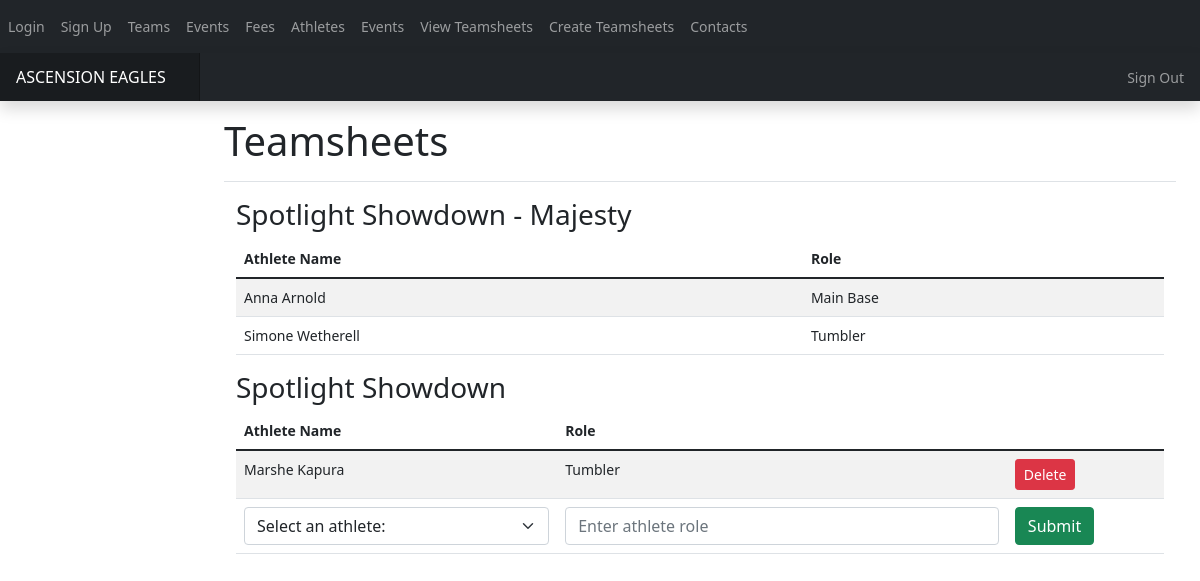
The page /teamsheet (signed in) on the database as committed earlier.
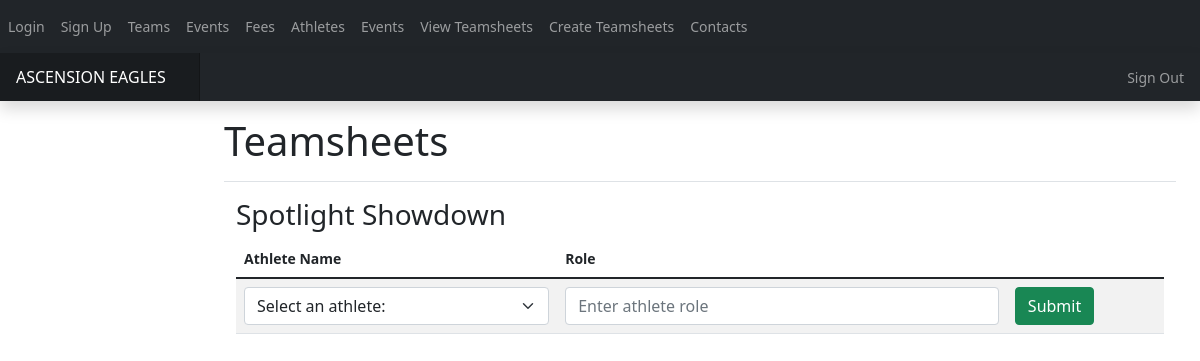
The same page on the database as committed later.
### app.py (models this page shows, shortened)
class Events(db.Model): #1. an event is made
    __tablename__ = "events"
    events_id= db.Column(db.Integer, primary_key=True)
    event_name= db.Column(db.Text, nullable =False)
    event_start_date= db.Column(db.DateTime, nullable = False)
    event_end_date = db.Column(db.DateTime, nullable=False)

class Team_Details(db.Model):
    __tablename__ = 'team__details'
    team_id = db.Column(db.Integer, primary_key= True)
    coach_id = db.Column(db.Integer)
    team_name= db.Column(db.String(20), nullable= False)
    max_age = db.Column(db.Integer, nullable=True)

class User(db.Model, UserMixin):
    __tablename__="User"
    id = db.Column(db.Integer, primary_key = True)
    firstName = db.Column(db.String(50),nullable = False)
    surname = db.Column(db.String(50), nullable = False)
    dob = db.Column(db.DateTime, nullable = False)
    start_date = db.Column(db.DateTime, nullable = True, default=date.today())
    email = db.Column(db.String(70), nullable = False)
    password = db.Column(db.String(255), nullable = False)
    usertype = db.Column(db.Integer, default = -1)
    verified = db.Column(db.Integer, default = 0)

class Team_Sheet(db.Model): #Will add each athlete to the teamsheet from team members
    __tablename__ = "team__sheet"
    team_sheet_id= db.Column(db.Integer, primary_key=True)
    athlete_id= db.Column(db.Integer, primary_key= True)
    role= db.Column(db.String(10), default = 'Tumbler')

### app.py (the view, shortened to what this page needs)
@app.route('/teamsheet')#oop
@login_required
def view_teamsheet():
    if current_user.usertype not in [0,1,2,3] or current_user.verified != 1:
        return "You're not authorised to view this page"
    elif current_user.usertype == 1:
        own_team_sheets = {}
        events = []
        query = db.engine.execute('SELECT team__events.team_sheet_id, events.event_name, team__details.team_name FROM events, team__events, team__details, team__members WHERE events.events_id = team__events.event_id  AND team__details.team_id = team__events.team_id AND team__details.team_id = team__members.team_id AND team__members.athlete_id = {}'.format(current_user.id))
        for event in query:
            events.append(event)
        for event in events:
            team_sheet_id = event[0]
            athletes = []
            query = db.engine.execute('SELECT user.firstName, user.surname, team__sheet.role,user.id FROM team__sheet,user WHERE team__sheet.team_sheet_id = {} AND user.id = team__sheet.athlete_id'.format(team_sheet_id))
            for athlete in query:
                athletes.append(athlete)
            own_team_sheets[event[0]] = [event[1], event[2],athletes]
        coach_team_sheets = {}
        events = []
        options = {}
        query = db.engine.execute('SELECT team__events.team_sheet_id, events.event_name FROM events, team__events, team__details WHERE events.events_id = team__events.event_id  AND team__details.team_id = team__events.team_id AND team__details.coach_id = {} ORDER BY team__events.team_sheet_id'.format(current_user.id))
        for event in query:
            events.append(event)
        for event in events:
            team_sheet_id = event[0]
            athletes = []
            query = db.engine.execute('SELECT user.firstName, user.surname, team__sheet.role,user.id FROM team__sheet,user WHERE team__sheet.team_sheet_id = {} AND user.id = team__sheet.athlete_id'.format(team_sheet_id))
            for athlete in query:
                athletes.append(athlete)
            coach_team_sheets[event[0]] = [event[1],athletes]
        query = db.engine.execute('SELECT user.id, user.firstName, user.surname FROM user, team__events, team__details,team__members WHERE team__events.team_id = team__details.team_id AND team__details.coach_id = {} AND team__members.team_id = team__details.team_id AND user.id = team__members.athlete_id'.format(current_user.id))
        for athlete in query:
            options[athlete[0]] = [athlete[1] + " " + athlete[2]]
        return render_template('coachathleteteamsheet.html',own_team_sheets=own_team_sheets,coach_team_sheets=coach_team_sheets,athletes=options)

### app.py (called while the page is built)
@login_manager.user_loader
def load_user(user_id):
    return User.query.get(user_id)

### templates/coachathleteteamsheet.html (shortened to what this page needs)
{% extends "base.html" %}
{% block head %}
<link rel="stylesheet" href="{{ url_for('static',filename='css/main.css') }}">
{% endblock %}
{% block body %}
<body>
  <nav class= "navbar navbar-expand-lg navbar-dark bg-dark">
      <div class="collapse navbar-collapse" id="navbar">
        <div class= "navbar-nav">
          <a class="nav_item nav-link" id="login" href="/login">Login</a>
          <a class="nav_item nav-link" id="signup" href="/signup">Sign Up</a>
          <a class="nav_item nav-link" id="teams" href="/teams">Teams</a>
		      <a class="nav_item nav-link" id="events" href="/events">Events</a>
		      <a class="nav_item nav-link" id="fees" href="/fees">Fees</a>
          <a class="nav_item nav-link" id="fees" href="/athletes">Athletes</a>
          <a class="nav_item nav-link" id="fees" href="/events">Events</a>
          <a class="nav_item nav-link" id="viewteamsheet" href="/teamsheet">View Teamsheets</a>
          {% if current_user.usertype > 0%}
            <a class="nav_item nav-link" id="createteamsheet" href="/createteamsheet">Create Teamsheets</a>
          {% endif %}
          <a class="nav_item nav-link" id="fees" href="/contacts">Contacts</a>
        </div>
      </div>
  </nav>
</body>
<header class="navbar navbar-dark sticky-top bg-dark flex-md-nowrap p-0 shadow">
    <a class="navbar-brand col-md-3 col-lg-2 me-0 px-3" href="#">ASCENSION EAGLES</a>
    <div class="navbar-nav">
      <div class="nav-item text-nowrap">
        <a class="nav-link px-3" href="/login">Sign Out</a>
      </div>
    </div>
  </header>
      <main class="col-md-9 ms-sm-auto col-lg-10 px-md-4">
        <div class="d-flex justify-content-between flex-wrap flex-md-nowrap align-items-center pt-3 pb-2 mb-3 border-bottom">
          <h1>Teamsheets</h1>
        </div>
        <div class="container">
        {% for team_sheet in own_team_sheets%}
        <h3>{{own_team_sheets[team_sheet][0]}} - {{own_team_sheets[team_sheet][1]}}</h3>
        <table class="table table-striped">
        <thead>
            <tr>
            <th scope="col">Athlete Name</th>
            <th scope="col"> Role</th>
            </tr>
        </thead>
        <tbody>
            {%for athlete in own_team_sheets[team_sheet][2]%}
            <tr>
            <td> {{athlete[0] + " " + athlete[1]}}</td>
            <td> {{athlete[2]}}</td>
            </tr>
            {% endfor %}
        </tbody>
        </table>
        {% endfor %}
          {% for team_sheet in coach_team_sheets%}
          <h3>{{coach_team_sheets[team_sheet][0]}}</h3>
          <form method = 'POST' action="{{ url_for('add_athletes', teamsheetid=team_sheet)}} ">
          <table class="table table-striped">
            <thead>
              <tr>
                <th scope="col">Athlete Name</th>
                <th scope="col"> Role</th>
                <th scope="col"></th>
              </tr>
            </thead>
            <tbody>
              {%for athlete in coach_team_sheets[team_sheet][1]%}
              <tr>
                <td> {{athlete[0] + " " + athlete[1]}}</td>
                <td> {{athlete[2]}}</td>
                <td><a type="Submit" class="btn btn-danger btn-sm" href= "{{url_for('delete_from_teamsheet', teamsheetid=team_sheet, athleteid=athlete[3]   )}}">Delete</a></td>
              </tr>
              {% endfor %}
                <td>
                  <select class="form-select" aria-label="Default select example" name="athlete", id= "athlete">
                    <option selected>Select an athlete: </option>
                    </select>
                </td>
                <td>
                  <div class= "form-group">
                    <input
                    type="text"
                    class="form-control"
                    id="role"
                    name="role"
                    placeholder="Enter athlete role"
                    />
                </td>
                <td><input class="btn btn-success" type="submit" value="Submit"></td>
            </tbody>
          </table>
          </form>
          {% endfor %}
        </div>
      </main>
  {% endblock %}

### templates/base.html (shortened to what this page needs)
<!DOCTYPE html>
<html lang="en">
<head>
    <link href="https://cdn.jsdelivr.net/npm/bootstrap@5.1.3/dist/css/bootstrap.min.css" rel="stylesheet">
    {% block head %}{% endblock %}
    <link rel="stylesheet" type="text/css" href="https://cdn.datatables.net/1.11.3/css/jquery.dataTables.css">
    <link href="../../static/css/admin/bootstrap.min.css" rel="stylesheet">
    <link rel="stylesheet" type="text/css" href="https://cdn.jsdelivr.net/npm/daterangepicker/daterangepicker.css" />
    <link rel="stylesheet" href="{{ url_for('static',filename='css/main.css') }}">
    <link rel="stylesheet" href="https://cdn.jsdelivr.net/npm/fullcalendar@5.10.1/main.min.css">
    <link rel='stylesheet' type='text/css' href='https://cdnjs.cloudflare.com/ajax/libs/fullcalendar/2.7.1/fullcalendar.min.css'>
</head>
  <body>
    {% block body %}{% endblock %}
  </body>
</html>

### static/css/main.css (style rules this page uses)
body { font-size: .875rem; }
.navbar-brand { padding-top: .75rem; padding-bottom: .75rem; font-size: 1rem; background-color: rgba(0, 0, 0, .25); box-shadow: inset -1px 0 0 rgba(0, 0, 0, .25); }
.border-bottom { border-bottom: 1px solid #e5e5e5; }

Rows that differ between the two databases and show on the page:
removed Team_Details: team_name "Majesty"
no longer on this page (row edited): User: firstName+surname "Anna Arnold", role "Main Base", shown under "Spotlight Showdown"
no longer on this page (row unchanged): User: firstName+surname "Simone Wetherell", role "Tumbler", shown under "Spotlight Showdown"
no longer on this page (row unchanged): User: firstName+surname "Marshe Kapura", role "Tumbler", shown under "Spotlight Showdown"
Other text that changed with them:
list line gone: "Spotlight Showdown"
list line gone: "- Athlete Name Role"
